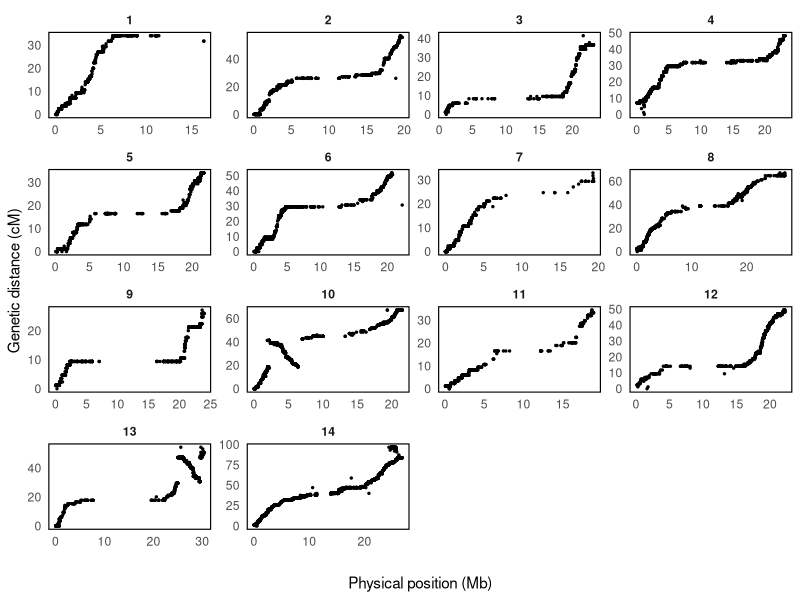
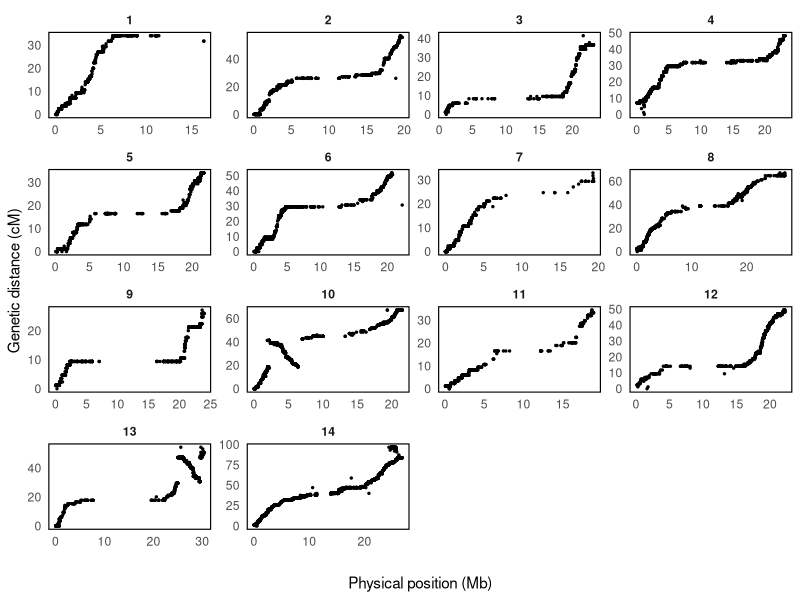

Write the R code that produced these figures, in order.
library(dplyr)
library(ggplot2)
library(scales)
setwd('/Users/eleno/Dropbox/Medea/03_ddrad/03_ovules')
map <- read.table('flipped_mapping_order.txt',h=T,sep='\t')
colnames(map)
#map$position <- map$position/1000000
p<-ggplot(map, aes(x = position, y = cM)) +
  geom_point(size=.5) +  # Scatter plot for two numeric variables
  facet_wrap(~ lg, nrow = 4, ncol = 4,scales = "free") +  # Create a 2-row, 7-column grid
  scale_x_continuous(
    labels = function(x) x / 1e6,  # Convert y-axis values to megabases
    name = "Physical position (Mb)"  # Update the label to indicate the scale is in megabases
   ) +#scale_x_continuous(
  #   breaks = pretty_breaks(n = 4),  # Limit to a maximum of 4 breaks with whole numbers
  #   labels = scales::label_number(accuracy = 1)  # Ensure whole numbers
  # )+
  labs(
    y = "Genetic distance (cM)"
  )+
  theme_minimal()+ # Use a clean theme
  theme(
    panel.grid = element_blank(),  # Remove grid lines
    panel.border = element_rect(color = "black", fill = NA, linewidth = 0.8),  # Add box around each facet
    axis.title.x = element_text(margin = margin(t = 20)),
    strip.background = element_blank(),  # Optional: remove grey background from facet labels
    strip.text = element_text(face = "bold")  # Optional: bold facet labels
  )
p

ggsave("ovule_linkage_map_plot.jpg", plot = p, width = 6, height = 8, units = "in", dpi = 300)
